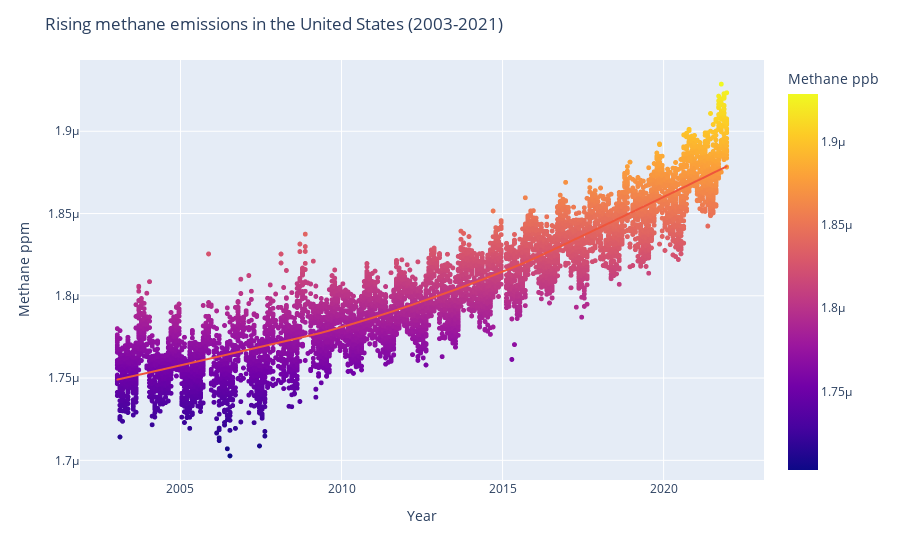

The notebook cell this image was saved under:
### Markdown cell above
# Figure 4: Caro's dynamic figure

### Code cell
df_county = pd.read_csv('/Users/carolinkroeger/Library/CloudStorage/OneDrive-Nexus365/Projekte/Wellcome Ideathon/methane_processing/final_csvs/methane_monthly_county.csv')

df_county['date'] = pd.to_datetime(df_county['date'])

# Plot methane over time
fig = px.scatter(df_county, x='date', y='ch4', color='ch4', trendline='lowess')
fig.update_traces(marker=dict(size=5))
fig.update_layout(
  xaxis_title='Year',
  yaxis_title='Methane ppm',
  title='Rising methane emissions in the United States (2003-2021)',
  coloraxis_colorbar=dict(title='Methane ppb')
)

fig.show()

### Figure 1 — Plotly figure (JSON) as saved in the notebook; plotly's stock layout.template omitted (floating-point values rounded to 4 significant figures; data arrays with more than 128 entries replaced by an {"elided": "..."} marker saying what was removed)
{"data": [{"hovertemplate": "date=%{x}<br>ch4=%{marker.color}<extra></extra>", "legendgroup": "", "marker": {"color": {"elided": "10260 float values"}, "coloraxis": "coloraxis", "size": 5, "symbol": "circle"}, "mode": "markers", "name": "", "showlegend": false, "type": "scattergl", "x": {"elided": "10260 str values"}, "xaxis": "x", "y": {"elided": "10260 float values"}, "yaxis": "y"}, {"hovertemplate": "<b>LOWESS trendline</b><br><br>date=%{x}<br>ch4=%{y} <b>(trend)</b><extra></extra>", "legendgroup": "", "marker": {"size": 5, "symbol": "circle"}, "mode": "lines", "name": "", "showlegend": false, "type": "scattergl", "x": {"elided": "7458 str values"}, "xaxis": "x", "y": {"elided": "7458 float values"}, "yaxis": "y"}], "layout": {"coloraxis": {"colorbar": {"title": {"text": "Methane ppb"}}, "colorscale": [[0, "#0d0887"], [0.1111, "#46039f"], [0.2222, "#7201a8"], [0.3333, "#9c179e"], [0.4444, "#bd3786"], [0.5556, "#d8576b"], [0.6667, "#ed7953"], [0.7778, "#fb9f3a"], [0.8889, "#fdca26"], [1, "#f0f921"]]}, "legend": {"tracegroupgap": 0}, "margin": {"t": 60}, "title": {"text": "Rising methane emissions in the United States (2003-2021)"}, "xaxis": {"anchor": "y", "domain": [0, 1], "title": {"text": "Year"}}, "yaxis": {"anchor": "x", "domain": [0, 1], "title": {"text": "Methane ppm"}}}}
